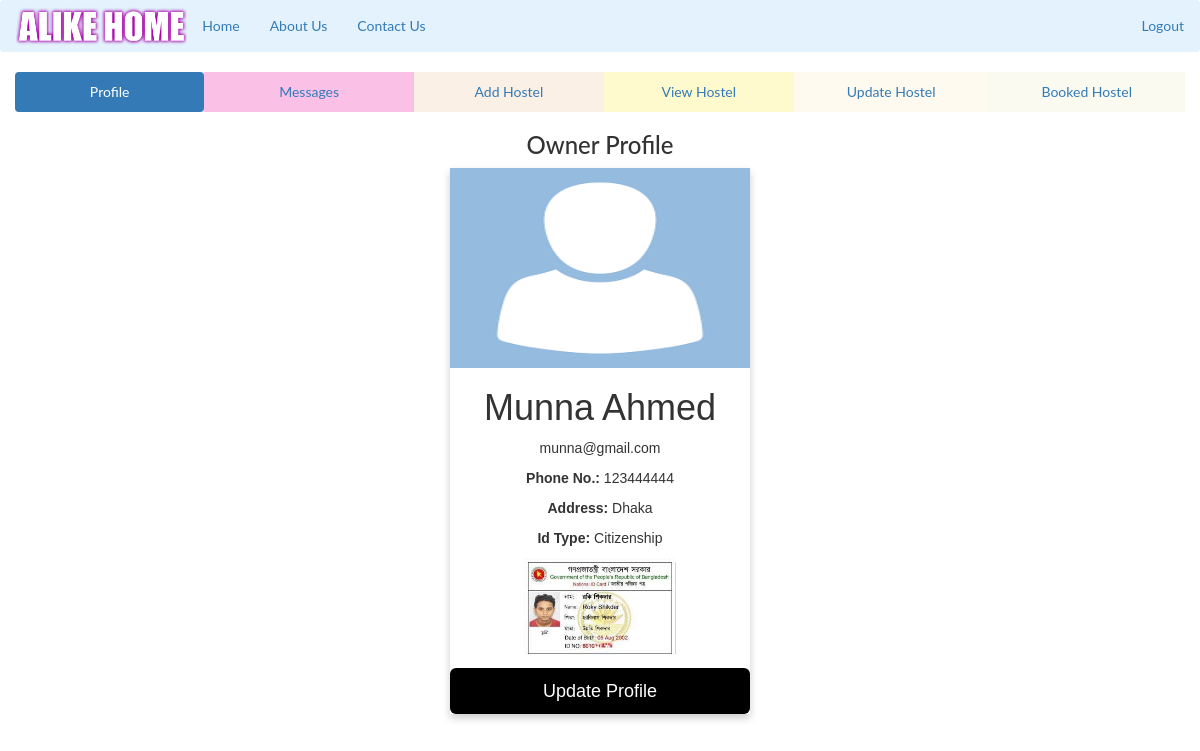
/owner/owner-index.php (signed in), run on the app's committed database.
### tables this page shows
CREATE TABLE `owner` (
  `owner_id` int(10) NOT NULL,
  `full_name` varchar(100) NOT NULL,
  `email` varchar(100) NOT NULL,
  `password` varchar(100) NOT NULL,
  `phone_no` bigint(10) NOT NULL,
  `address` varchar(200) NOT NULL,
  `id_type` varchar(100) NOT NULL,
  `id_photo` varchar(1000) NOT NULL
);

### owner/owner-index.php (the view, shortened to what this page needs)
<?php
include("navbar.php");
 ?>
<head>
<link rel="stylesheet" type="text/css" href="style.css">
</head>
<body>
 <div class="container-fluid">
  <ul class="nav nav-pills nav-justified">
    <li class="active" style="background-color: #FFF8DC"><a data-toggle="pill" href="#home">Profile</a></li>
    <li style="background-color: #FAC0E6"><a data-toggle="pill" href="#menu4">Messages</a></li>
    <li style="background-color: #FAF0E6"><a data-toggle="pill" href="#menu1">Add Hostel</a></li>
    <li style="background-color: #FFFACD"><a data-toggle="pill" href="#menu2">View Hostel</a></li>
    <li style="background-color: #FFFAF0"><a data-toggle="pill" href="#menu3">Update Hostel</a></li>
    <li style="background-color: #FAFAF0"><a data-toggle="pill" href="#menu6">Booked Hostel</a></li>
  </ul>
  <div class="tab-content">
    <div id="home" class="tab-pane fade in active">
      <center><h3>Owner Profile</h3></center>
      <div class="container">
      <?php
        include("../config/config.php");
        $u_email= $_SESSION["email"];
        $sql="SELECT * from owner where email='$u_email'";
        $result=mysqli_query($db,$sql);
        if(mysqli_num_rows($result)>0)
      {
          while($rows=mysqli_fetch_assoc($result)){
       ?>
        <div class="card">
  <img src="../images/avatar.png" alt="John" style="height:200px; width: 100%">
  <h1><?php echo $rows['full_name']; ?></h1>
  <p class="title"><?php echo $rows['email']; ?></p>
  <p><b>Phone No.: </b><?php echo $rows['phone_no']; ?></p>
  <p><b>Address: </b><?php echo $rows['address']; ?></p>
  <p><b>Id Type: </b><?php echo $rows['id_type']; ?></p>
  <p><img src="../<?php echo $rows['id_photo']; ?>" height="100px"></p>
  <p><button type="button" class="btn btn-lg" data-toggle="modal" data-target="#myModal">Update Profile</button></p>
</div>
    </div>
    </div>
            <?php
      $owner_id=$rows['owner_id'];
      $sql1="SELECT * FROM chat where owner_id='$owner_id' ";
    $query1 = mysqli_query($db,$sql1);
  if(mysqli_num_rows($query1)>0)
  {
    while($row= mysqli_fetch_assoc($query1)){
      $tenant_id=$row['tenant_id'];
      $sql2="SELECT * FROM tenant where tenant_id='$tenant_id' ";
    $query2 = mysqli_query($db,$sql2);
  if(mysqli_num_rows($query2)>0)
  {
    while ($rows= mysqli_fetch_assoc($query2)){
?>
<link rel="stylesheet" type="text/css" href="message-style.css">
<?php
    }
  }}}}}?>
  </div>
</div>
</body>

### owner/style.css (style rules this page uses)
.card { box-shadow: 0 4px 8px 0 rgba(0, 0, 0, 0.2); max-width: 300px; margin: auto; text-align: center; font-family: arial; }
button { border: none; outline: 0; display: inline-block; padding: 8px; color: white; background-color: #000; text-align: center; cursor: pointer; width: 100%; font-size: 18px; }

### owner/message-style.css (style rules this page uses)
body { font-family: "Lato", sans-serif; }

### data on the page
owner: full_name "Munna Ahmed", email "munna@gmail.com", phone_no "123444444", address "Dhaka", id_type "Citizenship", id_photo (picture)
